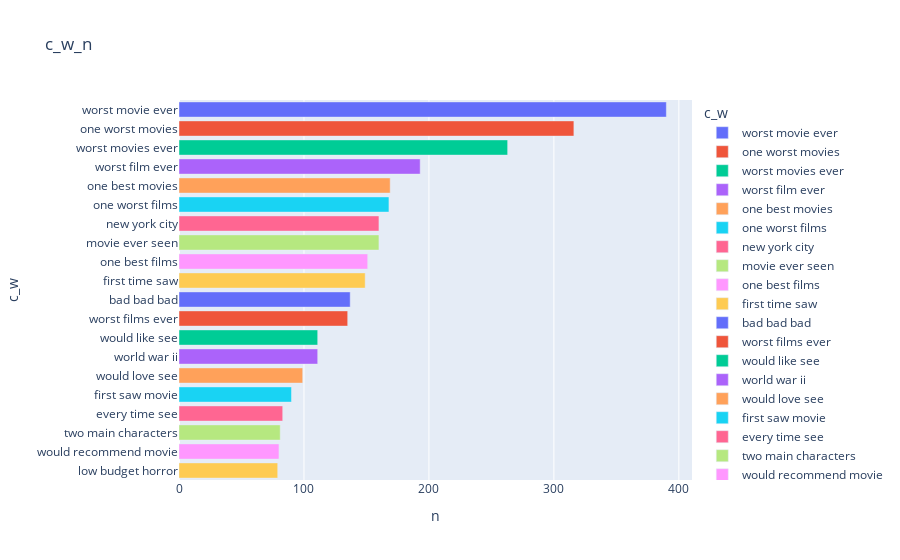

The code cell stored with this chart in its notebook:
### Code cell
ck3_data = dict(N_그램_표현(t_d.review,20,3))
v_df2 = pd.DataFrame(columns=['c_w','n'])
v_df2['c_w'] = list(ck3_data.keys())
v_df2['n'] = list(ck3_data.values())
fig = px.bar(v_df2,x='n' ,y='c_w',orientation='h',title = 'c_w_n',color='c_w')
fig.show()

### Figure 1 — Plotly figure (JSON) as saved in the notebook; plotly's stock layout.template omitted (floating-point values rounded to 4 significant figures)
{"data": [{"alignmentgroup": "True", "hovertemplate": "c_w=%{y}<br>n=%{x}<extra></extra>", "legendgroup": "worst movie ever", "marker": {"color": "#636efa", "pattern": {"shape": ""}}, "name": "worst movie ever", "offsetgroup": "worst movie ever", "orientation": "h", "showlegend": true, "textposition": "auto", "type": "bar", "x": [390], "xaxis": "x", "y": ["worst movie ever"], "yaxis": "y"}, {"alignmentgroup": "True", "hovertemplate": "c_w=%{y}<br>n=%{x}<extra></extra>", "legendgroup": "one worst movies", "marker": {"color": "#EF553B", "pattern": {"shape": ""}}, "name": "one worst movies", "offsetgroup": "one worst movies", "orientation": "h", "showlegend": true, "textposition": "auto", "type": "bar", "x": [316], "xaxis": "x", "y": ["one worst movies"], "yaxis": "y"}, {"alignmentgroup": "True", "hovertemplate": "c_w=%{y}<br>n=%{x}<extra></extra>", "legendgroup": "worst movies ever", "marker": {"color": "#00cc96", "pattern": {"shape": ""}}, "name": "worst movies ever", "offsetgroup": "worst movies ever", "orientation": "h", "showlegend": true, "textposition": "auto", "type": "bar", "x": [263], "xaxis": "x", "y": ["worst movies ever"], "yaxis": "y"}, {"alignmentgroup": "True", "hovertemplate": "c_w=%{y}<br>n=%{x}<extra></extra>", "legendgroup": "worst film ever", "marker": {"color": "#ab63fa", "pattern": {"shape": ""}}, "name": "worst film ever", "offsetgroup": "worst film ever", "orientation": "h", "showlegend": true, "textposition": "auto", "type": "bar", "x": [193], "xaxis": "x", "y": ["worst film ever"], "yaxis": "y"}, {"alignmentgroup": "True", "hovertemplate": "c_w=%{y}<br>n=%{x}<extra></extra>", "legendgroup": "one best movies", "marker": {"color": "#FFA15A", "pattern": {"shape": ""}}, "name": "one best movies", "offsetgroup": "one best movies", "orientation": "h", "showlegend": true, "textposition": "auto", "type": "bar", "x": [169], "xaxis": "x", "y": ["one best movies"], "yaxis": "y"}, {"alignmentgroup": "True", "hovertemplate": "c_w=%{y}<br>n=%{x}<extra></extra>", "legendgroup": "one worst films", "marker": {"color": "#19d3f3", "pattern": {"shape": ""}}, "name": "one worst films", "offsetgroup": "one worst films", "orientation": "h", "showlegend": true, "textposition": "auto", "type": "bar", "x": [168], "xaxis": "x", "y": ["one worst films"], "yaxis": "y"}, {"alignmentgroup": "True", "hovertemplate": "c_w=%{y}<br>n=%{x}<extra></extra>", "legendgroup": "new york city", "marker": {"color": "#FF6692", "pattern": {"shape": ""}}, "name": "new york city", "offsetgroup": "new york city", "orientation": "h", "showlegend": true, "textposition": "auto", "type": "bar", "x": [160], "xaxis": "x", "y": ["new york city"], "yaxis": "y"}, {"alignmentgroup": "True", "hovertemplate": "c_w=%{y}<br>n=%{x}<extra></extra>", "legendgroup": "movie ever seen", "marker": {"color": "#B6E880", "pattern": {"shape": ""}}, "name": "movie ever seen", "offsetgroup": "movie ever seen", "orientation": "h", "showlegend": true, "textposition": "auto", "type": "bar", "x": [160], "xaxis": "x", "y": ["movie ever seen"], "yaxis": "y"}, {"alignmentgroup": "True", "hovertemplate": "c_w=%{y}<br>n=%{x}<extra></extra>", "legendgroup": "one best films", "marker": {"color": "#FF97FF", "pattern": {"shape": ""}}, "name": "one best films", "offsetgroup": "one best films", "orientation": "h", "showlegend": true, "textposition": "auto", "type": "bar", "x": [151], "xaxis": "x", "y": ["one best films"], "yaxis": "y"}, {"alignmentgroup": "True", "hovertemplate": "c_w=%{y}<br>n=%{x}<extra></extra>", "legendgroup": "first time saw", "marker": {"color": "#FECB52", "pattern": {"shape": ""}}, "name": "first time saw", "offsetgroup": "first time saw", "orientation": "h", "showlegend": true, "textposition": "auto", "type": "bar", "x": [149], "xaxis": "x", "y": ["first time saw"], "yaxis": "y"}, {"alignmentgroup": "True", "hovertemplate": "c_w=%{y}<br>n=%{x}<extra></extra>", "legendgroup": "bad bad bad", "marker": {"color": "#636efa", "pattern": {"shape": ""}}, "name": "bad bad bad", "offsetgroup": "bad bad bad", "orientation": "h", "showlegend": true, "textposition": "auto", "type": "bar", "x": [137], "xaxis": "x", "y": ["bad bad bad"], "yaxis": "y"}, {"alignmentgroup": "True", "hovertemplate": "c_w=%{y}<br>n=%{x}<extra></extra>", "legendgroup": "worst films ever", "marker": {"color": "#EF553B", "pattern": {"shape": ""}}, "name": "worst films ever", "offsetgroup": "worst films ever", "orientation": "h", "showlegend": true, "textposition": "auto", "type": "bar", "x": [135], "xaxis": "x", "y": ["worst films ever"], "yaxis": "y"}, {"alignmentgroup": "True", "hovertemplate": "c_w=%{y}<br>n=%{x}<extra></extra>", "legendgroup": "would like see", "marker": {"color": "#00cc96", "pattern": {"shape": ""}}, "name": "would like see", "offsetgroup": "would like see", "orientation": "h", "showlegend": true, "textposition": "auto", "type": "bar", "x": [111], "xaxis": "x", "y": ["would like see"], "yaxis": "y"}, {"alignmentgroup": "True", "hovertemplate": "c_w=%{y}<br>n=%{x}<extra></extra>", "legendgroup": "world war ii", "marker": {"color": "#ab63fa", "pattern": {"shape": ""}}, "name": "world war ii", "offsetgroup": "world war ii", "orientation": "h", "showlegend": true, "textposition": "auto", "type": "bar", "x": [111], "xaxis": "x", "y": ["world war ii"], "yaxis": "y"}, {"alignmentgroup": "True", "hovertemplate": "c_w=%{y}<br>n=%{x}<extra></extra>", "legendgroup": "would love see", "marker": {"color": "#FFA15A", "pattern": {"shape": ""}}, "name": "would love see", "offsetgroup": "would love see", "orientation": "h", "showlegend": true, "textposition": "auto", "type": "bar", "x": [99], "xaxis": "x", "y": ["would love see"], "yaxis": "y"}, {"alignmentgroup": "True", "hovertemplate": "c_w=%{y}<br>n=%{x}<extra></extra>", "legendgroup": "first saw movie", "marker": {"color": "#19d3f3", "pattern": {"shape": ""}}, "name": "first saw movie", "offsetgroup": "first saw movie", "orientation": "h", "showlegend": true, "textposition": "auto", "type": "bar", "x": [90], "xaxis": "x", "y": ["first saw movie"], "yaxis": "y"}, {"alignmentgroup": "True", "hovertemplate": "c_w=%{y}<br>n=%{x}<extra></extra>", "legendgroup": "every time see", "marker": {"color": "#FF6692", "pattern": {"shape": ""}}, "name": "every time see", "offsetgroup": "every time see", "orientation": "h", "showlegend": true, "textposition": "auto", "type": "bar", "x": [83], "xaxis": "x", "y": ["every time see"], "yaxis": "y"}, {"alignmentgroup": "True", "hovertemplate": "c_w=%{y}<br>n=%{x}<extra></extra>", "legendgroup": "two main characters", "marker": {"color": "#B6E880", "pattern": {"shape": ""}}, "name": "two main characters", "offsetgroup": "two main characters", "orientation": "h", "showlegend": true, "textposition": "auto", "type": "bar", "x": [81], "xaxis": "x", "y": ["two main characters"], "yaxis": "y"}, {"alignmentgroup": "True", "hovertemplate": "c_w=%{y}<br>n=%{x}<extra></extra>", "legendgroup": "would recommend movie", "marker": {"color": "#FF97FF", "pattern": {"shape": ""}}, "name": "would recommend movie", "offsetgroup": "would recommend movie", "orientation": "h", "showlegend": true, "textposition": "auto", "type": "bar", "x": [80], "xaxis": "x", "y": ["would recommend movie"], "yaxis": "y"}, {"alignmentgroup": "True", "hovertemplate": "c_w=%{y}<br>n=%{x}<extra></extra>", "legendgroup": "low budget horror", "marker": {"color": "#FECB52", "pattern": {"shape": ""}}, "name": "low budget horror", "offsetgroup": "low budget horror", "orientation": "h", "showlegend": true, "textposition": "auto", "type": "bar", "x": [79], "xaxis": "x", "y": ["low budget horror"], "yaxis": "y"}], "layout": {"barmode": "relative", "legend": {"title": {"text": "c_w"}, "tracegroupgap": 0}, "title": {"text": "c_w_n"}, "xaxis": {"anchor": "y", "domain": [0, 1], "title": {"text": "n"}}, "yaxis": {"anchor": "x", "categoryarray": ["low budget horror", "would recommend movie", "two main characters", "every time see", "first saw movie", "would love see", "world war ii", "would like see", "worst films ever", "bad bad bad", "first time saw", "one best films", "movie ever seen", "new york city", "one worst films", "one best movies", "worst film ever", "worst movies ever", "one worst movies", "worst movie ever"], "categoryorder": "array", "domain": [0, 1], "title": {"text": "c_w"}}}}
